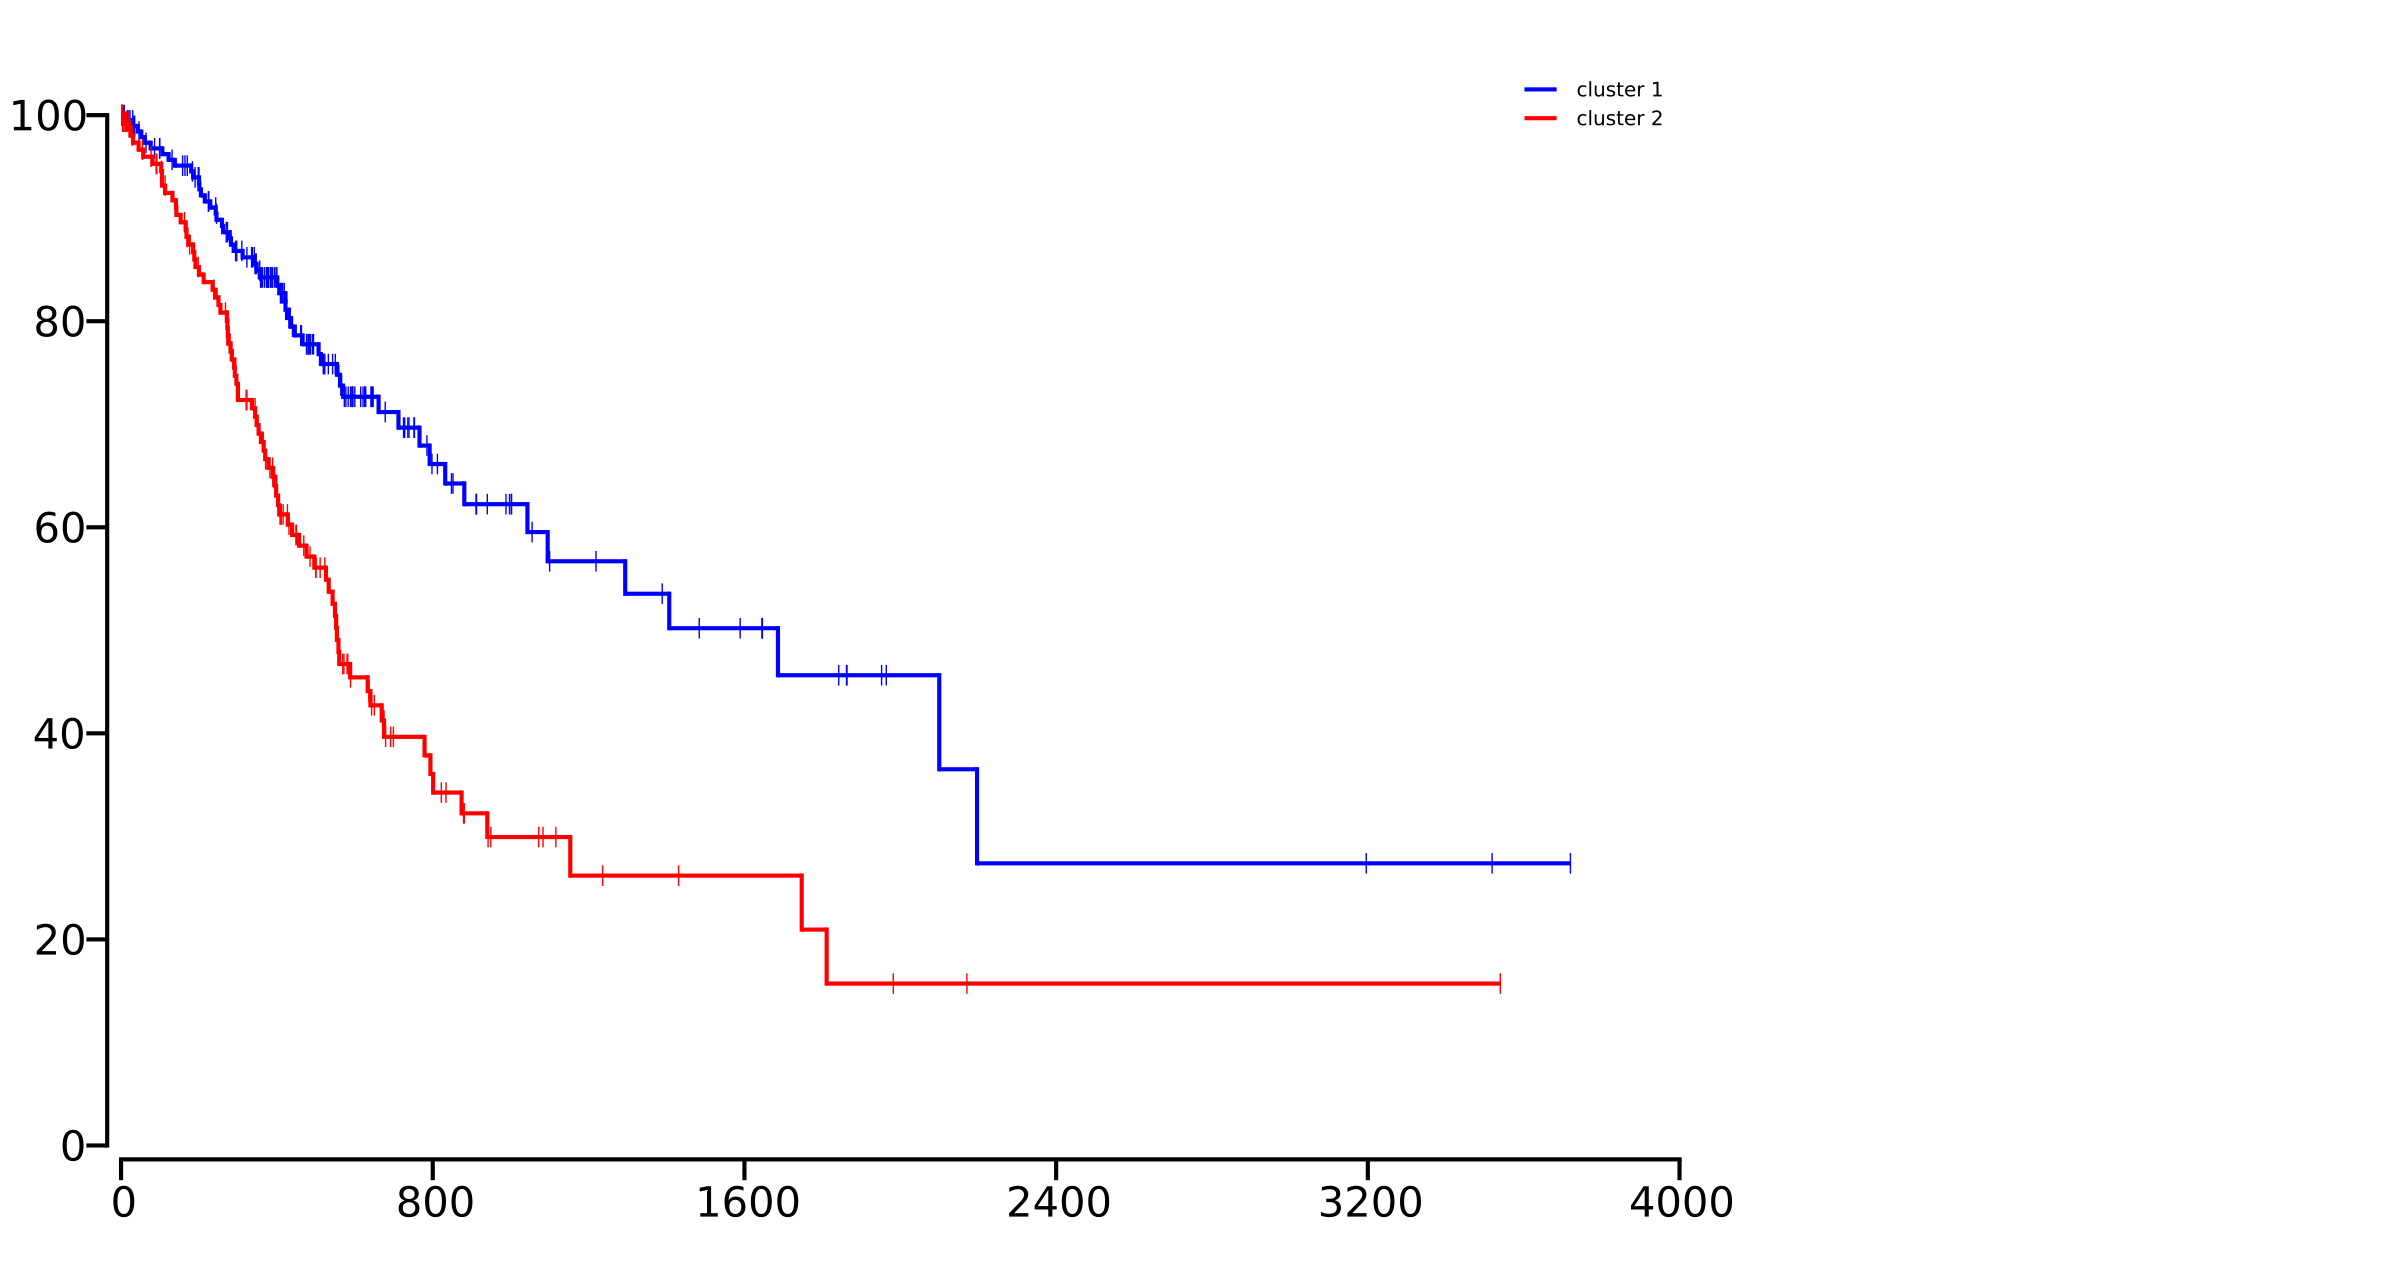

Generate this figure with Python:
import pylab as plt
from rpy2 import robjects as ro
ro.r('library(survival)')


##explanations of this code can be found at https://www.youtube.com/watch?v=cPEXL1YuhAk
f=open('for_kaplan.txt')
f.readline()
data=[i.strip().split() for i in f]
survtimes=[[int(i[0]),int(i[1])] for i in data if i[-1]=='1']

survtimes.sort(key=lambda x:(x[0],x[1]))


def kaplan(survtimes):
    h_coords=[]
    v_coords=[]
    lost=[]
    y=1
    x=0
    for i in survtimes:
        if i[1]!=1:
            lost.append([i[0],y])
        else:
            h_coords.append([i[0],y])
            y=1*len(survtimes[survtimes.index(i)+1:])/float(len(survtimes[survtimes.index(i):]))
            v_coords.append([i[0],h_coords[-1][-1],y])
            break
    newsurv=survtimes[survtimes.index(i)+1:]
    while len(newsurv)>0:
        newsurv,y,h_coords,v_coords,lost=loop(newsurv,y,h_coords,v_coords,lost)
    return (h_coords,v_coords,lost)



def loop(newsurv,y,h_coords,v_coords,lost):
    for j in newsurv:
        if j[1]!=1:
            lost.append([j[0],y])
        else:
            h_coords.append([j[0],y])
            y=y*len(newsurv[newsurv.index(j)+1:])/float(len(newsurv[newsurv.index(j):]))
            v_coords.append([j[0],h_coords[-1][-1],y])
            break
    newsurv=newsurv[newsurv.index(j)+1:]
    return (newsurv,y,h_coords,v_coords,lost)


k_plot=kaplan(survtimes)



fig = plt.figure()
ax = fig.add_subplot(111)
fig.subplots_adjust(bottom=.1)
fig.subplots_adjust(top=.95)
fig.subplots_adjust(left=.05)
fig.subplots_adjust(right=.7)


width=3
start=0
for i in k_plot[0]:
    ax.hlines(i[1]*100,start,i[0],linewidths=width,color='b',label='cluster 1')
    start=i[0]

if k_plot[-1][-1][0]>k_plot[0][-1][0]:
    ax.hlines(k_plot[-1][-1][1]*100,k_plot[0][-1][0],k_plot[-1][-1][0],linewidths=width,color='b')

for i in k_plot[1]:
    cluster1=ax.vlines(i[0],i[2]*100-(width*67/1000.0),i[1]*100+(width*67/1000.0),linewidths=width,color='b')


for i in k_plot[2]:
    ax.vlines(i[0],(i[1]-.01)*100,(i[1]+.01)*100,color='b')




f=open('for_kaplan.txt')
f.readline()
data=[i.strip().split() for i in f]
survtimes=[[int(i[0]),int(i[1])] for i in data if i[-1]=='2']

survtimes.sort(key=lambda x:(x[0],x[1]))

k_plot=kaplan(survtimes)
start=0
for i in k_plot[0]:
    ax.hlines(i[1]*100,start,i[0],linewidths=width,color='r',label='cluster 2')
    start=i[0]

if k_plot[-1][-1][0]>k_plot[0][-1][0]:
    ax.hlines(k_plot[-1][-1][1]*100,k_plot[0][-1][0],k_plot[-1][-1][0],linewidths=width,color='r')

for i in k_plot[1]:
    cluster2=ax.vlines(i[0],i[2]*100-(width*67/1000.0),i[1]*100+(width*67/1000.0),linewidths=width,color='r')


for i in k_plot[2]:
    ax.vlines(i[0],(i[1]-.01)*100,(i[1]+.01)*100,color='r')





ax.tick_params(axis='x',length=15,width=3,direction='out',labelsize=30)
ax.tick_params(axis='y',length=15,width=3,direction='out',labelsize=30)
ax.spines['bottom'].set_position(['outward',10])
ax.spines['left'].set_position(['outward',10])
ax.set_xticks([0,800,1600,2400,3200,4000])
ax.spines['top'].set_visible(False)
ax.spines['right'].set_visible(False)
ax.spines['left'].set_linewidth(3)
ax.spines['bottom'].set_linewidth(3)
ax.spines['left'].set_bounds(0,100)
ax.xaxis.set_ticks_position('bottom')
ax.yaxis.set_ticks_position('left')

ax.legend((cluster1,cluster2),('cluster 1','cluster 2'),frameon=False)

plt.ylim(0,105)
plt.xlim(0,)


plt.show()

##get the logrank p-value

f=open('for_kaplan.txt')
f.readline()
data=[i.strip().split() for i in f]
times=[int(i[0]) for i in data]
died=[int(i[1]) for i in data]
group=[int(i[2]) for i in data]

ro.globalenv['times']=ro.IntVector(times)
ro.globalenv['died']=ro.IntVector(died)
ro.globalenv['group']=ro.IntVector(group)

res=ro.r('survdiff(formula = Surv(times, died) ~ as.factor(group))')
print res
